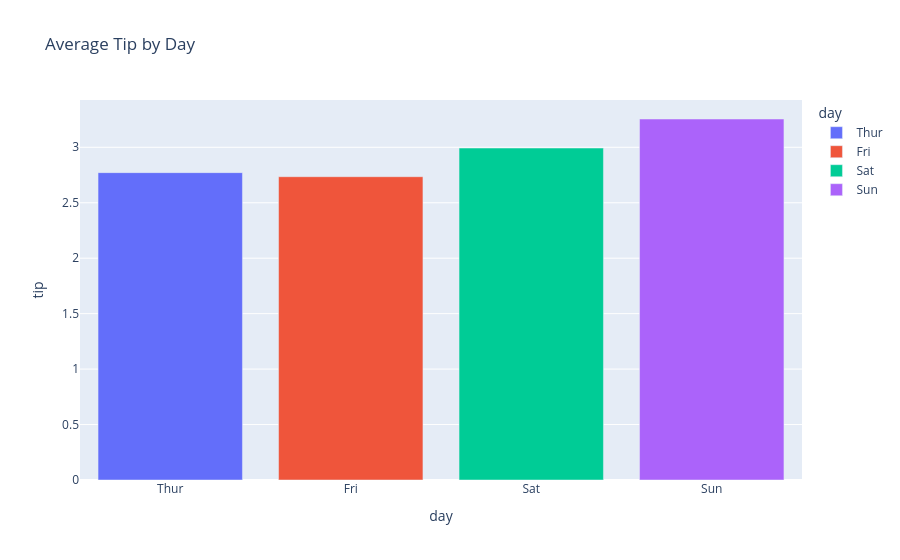

Notebook source saved alongside this figure:
### Code cell
import plotly.express as px

# cufflinks.iplot seems to have an internal issue with generating color strings for plotly.
# Using plotly.express for a reliable plot.
df_mean_tip = tips.groupby('day')['tip'].mean().reset_index()
fig = px.bar(df_mean_tip, x='day', y='tip', title='Average Tip by Day', color='day')
fig.show()

### Figure 1 — Plotly figure (JSON) as saved in the notebook; plotly's stock layout.template omitted (floating-point values rounded to 4 significant figures)
{"data": [{"hovertemplate": "day=%{x}<br>tip=%{y}<extra></extra>", "legendgroup": "Thur", "marker": {"color": "#636efa", "pattern": {"shape": ""}}, "name": "Thur", "orientation": "v", "showlegend": true, "textposition": "auto", "x": ["Thur"], "xaxis": "x", "y": [2.771], "yaxis": "y", "type": "bar"}, {"hovertemplate": "day=%{x}<br>tip=%{y}<extra></extra>", "legendgroup": "Fri", "marker": {"color": "#EF553B", "pattern": {"shape": ""}}, "name": "Fri", "orientation": "v", "showlegend": true, "textposition": "auto", "x": ["Fri"], "xaxis": "x", "y": [2.735], "yaxis": "y", "type": "bar"}, {"hovertemplate": "day=%{x}<br>tip=%{y}<extra></extra>", "legendgroup": "Sat", "marker": {"color": "#00cc96", "pattern": {"shape": ""}}, "name": "Sat", "orientation": "v", "showlegend": true, "textposition": "auto", "x": ["Sat"], "xaxis": "x", "y": [2.993], "yaxis": "y", "type": "bar"}, {"hovertemplate": "day=%{x}<br>tip=%{y}<extra></extra>", "legendgroup": "Sun", "marker": {"color": "#ab63fa", "pattern": {"shape": ""}}, "name": "Sun", "orientation": "v", "showlegend": true, "textposition": "auto", "x": ["Sun"], "xaxis": "x", "y": [3.255], "yaxis": "y", "type": "bar"}], "layout": {"xaxis": {"anchor": "y", "domain": [0, 1], "title": {"text": "day"}, "categoryorder": "array", "categoryarray": ["Thur", "Fri", "Sat", "Sun"]}, "yaxis": {"anchor": "x", "domain": [0, 1], "title": {"text": "tip"}}, "legend": {"title": {"text": "day"}, "tracegroupgap": 0}, "title": {"text": "Average Tip by Day"}, "barmode": "relative"}}
